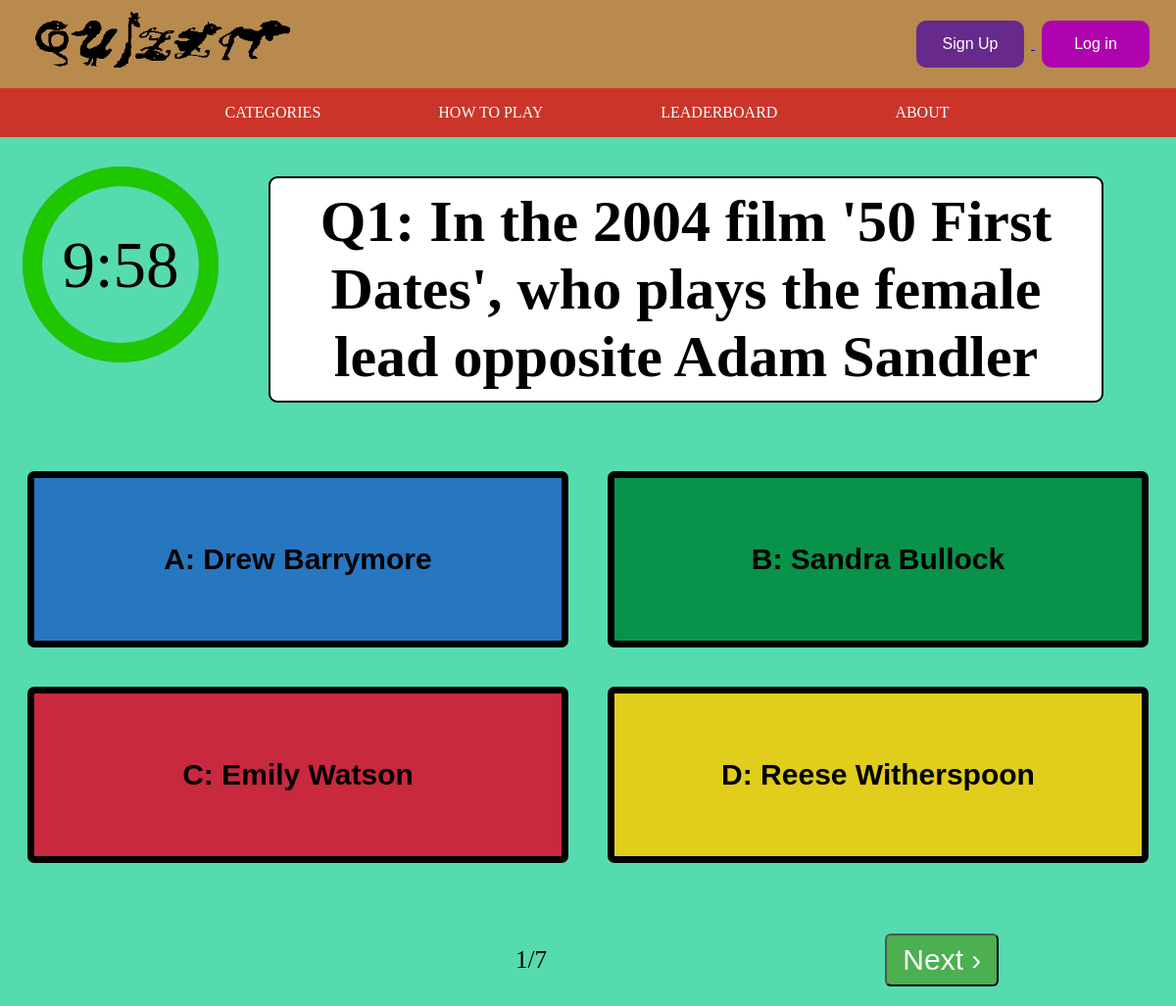
The app's page /quizzit/movies/movi-h-01/ with its own data.
### quizzit_app/models.py (models this page shows, shortened)
class Question(models.Model):
    answer_choices = [('A', 'A'), ('B', 'B'), ('C', 'C'), ('D', 'D')]
    index = models.IntegerField()
    question_text = models.CharField(max_length=500)
    choiceA = models.CharField(max_length=200)
    choiceB = models.CharField(max_length=200)
    choiceC = models.CharField(max_length=200)
    choiceD = models.CharField(max_length=200)
    answer = models.CharField(max_length=1, choices=answer_choices)
    quiz = models.ForeignKey(Quiz, on_delete=models.CASCADE)
    class Meta:
        verbose_name_plural = 'Questions'
        constraints = [
            models.UniqueConstraint(fields=['index', 'quiz'], name='unique question constraint'),
            models.CheckConstraint(check=models.Q(answer__in=['A','B','C','D']), name="answer validity constraint"),
        ]

### quizzit_app/views.py (the view, shortened to what this page needs)
# urls.py: path('<slug:category_name_slug>/<slug:quiz_name_slug>/', views.quiz, name='quiz'),
def quiz(request, category_name_slug, quiz_name_slug, global_data={'index':0, 'chosen_ans':[]}):
    quiz = Quiz.objects.get(slug=quiz_name_slug)
    questions = quiz.question_set.all()
    point = {
        Quiz.EASY: 100,
        Quiz.MED: 200,
        Quiz.HARD: 300,
    }[quiz.difficulty]
    start_time = {
        Quiz.EASY: 3 * 60,
        Quiz.MED: 6 * 60,
        Quiz.HARD: 10 * 60,
    }[quiz.difficulty]
    global_data['index'] = 0
    global_data['chosen_ans'] = []
    context_dict = {
        'category_name_slug': category_name_slug,
        'quiz': quiz,
        'question': questions[global_data['index']],
        'num_of_questions': len(questions),
        'start_time': start_time,
        'finished': False,
    }
    return render(request, 'quizzit/quiz.html', context=context_dict)

### templates/quizzit/quiz.html (shortened to what this page needs)
{% extends 'quizzit/base.html' %}
{% load staticfiles %}
{% block link_block %}
    <link rel="stylesheet" type="text/css" href="{% static 'css/circular timer.css' %}"/>
    <link rel="stylesheet" type="text/css" href="{% static 'css/quiz.css' %}"/>
{% endblock %}
{% block body_block %}
    {% if finished %}
        <h1>Result</h1>
        {% for que, ans in ques_and_anss%}
            {% if que.answer == ans %}
                {% firstof 'question-correct' as class_name %}
                {% firstof question_score as score_var %}
            {% else %}
                {% firstof 'question-wrong' as class_name %}
                {% firstof '0' as score_var %}
            {% endif %}
            <div class='{{ class_name }}'>
                <p>Q{{que.index}}: {{que.question_text}}</p>
                <ul class="question-row2">
                    <li class="flex-item">Correct Answer: {{que.answer}}</li>
                    <li class="flex-item">Your Answer: {{ans}}</li>
                    <li class="flex-item">Score: {{ score_var }} </li>
                </ul>
            </div>
        {% endfor %}
        <div class='result-bottom'>
            <p style='text-align: left; font-size: 20px;'>Time Remaining: {{ formatted_time }}</p>
            <p class='rounded-border'>Total Score: {{ score }}</p>
            <a class='finish button-base-style' href="{% url 'quizzit:home' %}">Home</a>
        </div>
    {% else %}
        <div id="timer" data-start-time="{{ start_time }}"></div>
        <div class="question-container">
            <h1 id="txtQuestion">Q{{ question.index }}: {{ question.question_text }}</h1>
        </div>
        <div class="multiple-choice-container">
            <button class="mc-buttons" id="btnChoiceA" data-choice="A">{{ question.choiceA }}</button>
            <button class="mc-buttons" id="btnChoiceB" data-choice="B">{{ question.choiceB }}</button>
        </div>
        <div class="multiple-choice-container">
            <button class="mc-buttons" id="btnChoiceC" data-choice="C">{{ question.choiceC }}</button>
            <button class="mc-buttons" id="btnChoiceD" data-choice="D">{{ question.choiceD }}</button>
        </div>
        <div class="control-question-container">
            <p><span id="index-indicator">{{ question.index }}</span>/{{ num_of_questions }}</p>
            <button class="next button-base-style" id="next-btn">Next &#8250;</button>
        </div>
    {% endif %}
{% endblock %}

### static/css/base.css (style rules this page uses)
body { background-color: #56dbaf; }

### static/css/quiz.css (style rules this page uses)
body { font-family:'Trebuchet MS'; }
h1 { text-align: center; font-size: 40px; }
#timer { position: relative; top: 30px; left: 15px; height: 200px; width: 200px; }
h1#txtQuestion { font-size: 60px; border-radius: 9px; border: 2px solid black; background-color: white; margin: 50px; margin-top: -160px; margin-left: auto; margin-right: auto; width: 70%; left: 100px; word-break: normal; padding: 10px; text-align: center; position: relative; }
div.multiple-choice-container { display: flex; justify-content: space-evenly; align-items: center; }
div.multiple-choice-container button { font-size: 30px; padding: 40px; font-weight: bold; width: 600px; margin: 20px; border-radius: 7px; height: 180px; cursor: pointer; border: 7px solid black; outline: none; }
#btnChoiceA { background-color: #2676c0; }
#btnChoiceB { background-color: #099249; }
#btnChoiceC { background-color: #c8293e; }
#btnChoiceD { background-color: #e0cd1c; }
#content-div .button-base-style { font-size: 30px; text-decoration: none; display: inline-block; padding: 8px 16px; cursor: pointer; border-radius: 6px; }
div.control-question-container { display: flex; align-items: center; justify-content: space-around; margin-top: 40px; font-size: 25px; }
.next { background-color: #4CAF50; color: white; }

### records on screen
Question: index "1", question_text "In the 2004 film '50 First Dates', who plays the female lead opposite Adam Sandler", choiceA "A: Drew Barrymore", choiceB "B: Sandra Bullock", choiceC "C: Emily Watson", choiceD "D: Reese Witherspoon"

### other values on screen
{{ num_of_questions }} "7"
